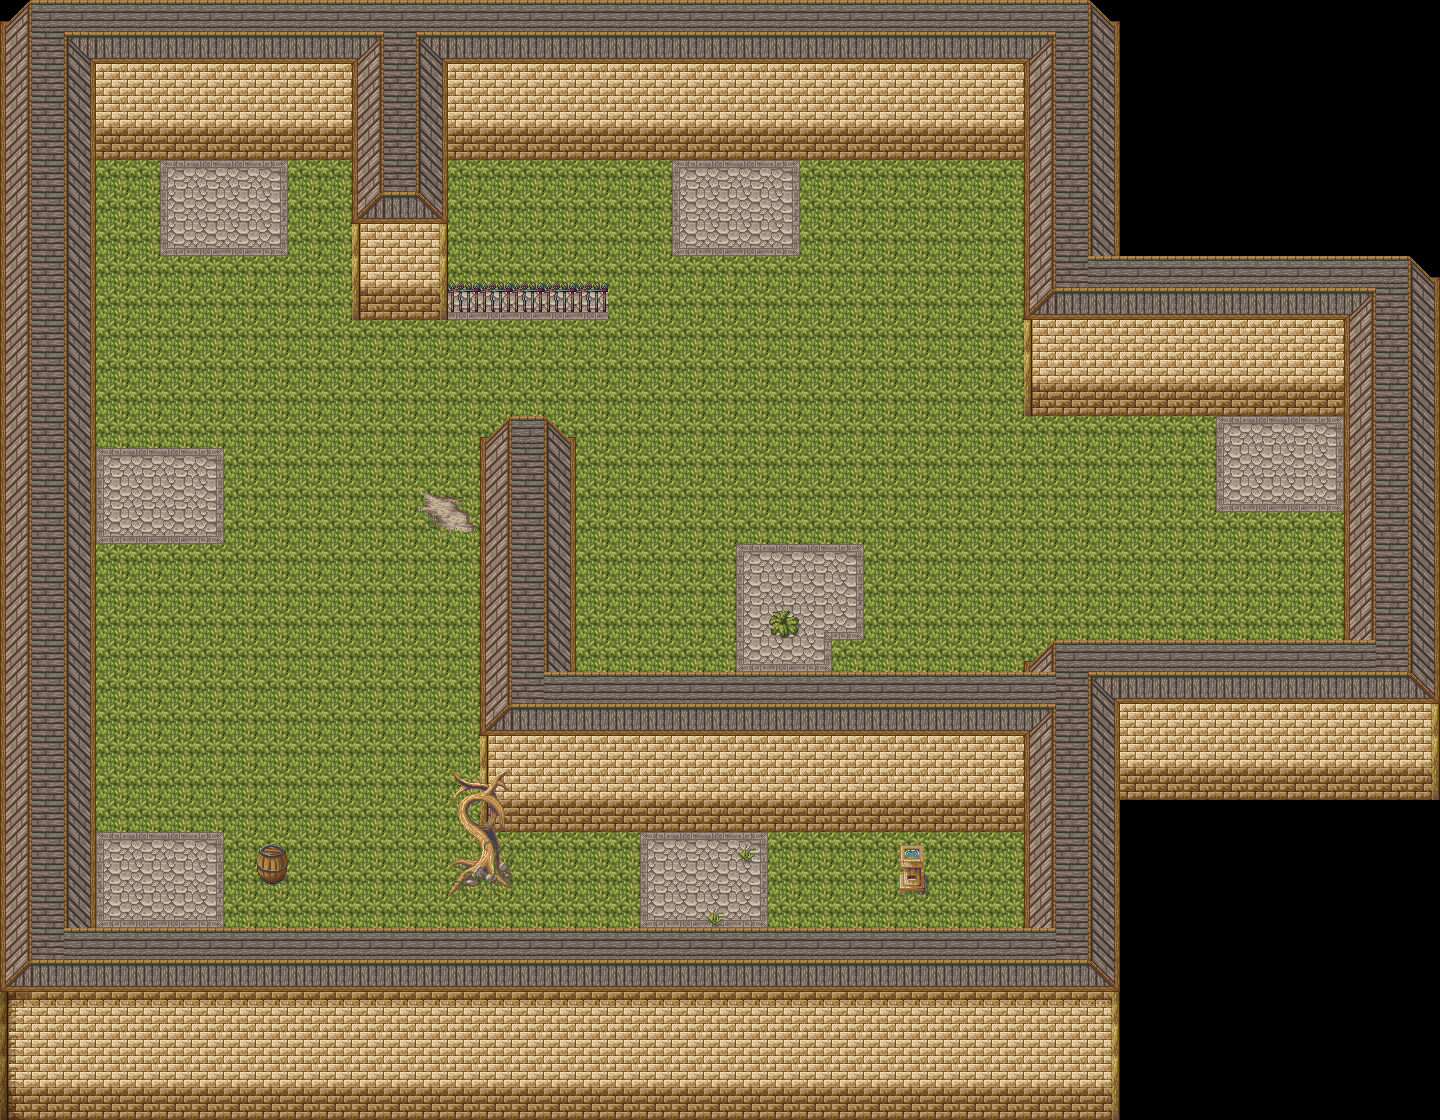

A 2D game scene composited from a Tiled map and its tileset images. What follows is a short description and the map's XML, with each tile layer's data collapsed to a summary:
An orthogonal 45x35 tile map with 32x32 px tiles, 11 tile layers (Ground, GroundCover, CollideWithPlayer, NoCollideInBackOfPlayer, ...), 1 hidden layer not drawn.

<map version="1.10" tiledversion="1.11.2" orientation="orthogonal" renderorder="right-down" width="45" height="35" tilewidth="32" tileheight="32" infinite="0" parallaxoriginx="0" parallaxoriginy="79" nextlayerid="18" nextobjectid="1">
 <editorsettings>
  <export target="test1.tmj" format="json" />
 </editorsettings>
 <tileset firstgid="1" source="magecity.tsx" />
 <layer id="7" name="Ground" width="45" height="35">
  <data>[1575 cells, 1323 non-empty, 14 distinct tile ids]</data>
 </layer>
 <layer id="9" name="GroundCover" width="45" height="35">
  <data>[1575 cells, 10 non-empty, 9 distinct tile ids]</data>
 </layer>
 <layer id="4" name="CollideWithPlayer" width="45" height="35">
  <data>[1575 cells, 668 non-empty, 23 distinct tile ids]</data>
 </layer>
 <layer id="8" name="NoCollideInBackOfPlayer" width="45" height="35">
  <data>[1575 cells, 114 non-empty, 8 distinct tile ids]</data>
 </layer>
 <layer id="10" name="NoCollideInBackOfPlayerCover" width="45" height="35">
  <data>[1575 cells, 0 non-empty, 0 distinct tile ids]</data>
 </layer>
 <layer id="6" name="NoCollideInFrontOfPlayer" width="45" height="35">
  <data>[1575 cells, 31 non-empty, 2 distinct tile ids]</data>
 </layer>
 <layer id="11" name="NoCollideInFrontOfPlayerCover" width="45" height="35">
  <data>[1575 cells, 0 non-empty, 0 distinct tile ids]</data>
 </layer>
 <layer id="13" name="NavMesh" width="45" height="35" visible="0">
  <data>[1575 cells, 639 non-empty, 1 distinct tile ids]</data>
 </layer>
 <layer id="16" name="cutb" width="45" height="35">
  <data>[1575 cells, 5 non-empty, 1 distinct tile ids]</data>
 </layer>
 <layer id="14" name="structure 1" width="45" height="35">
  <data>[1575 cells, 8 non-empty, 8 distinct tile ids]</data>
 </layer>
 <layer id="15" name="structure 1" width="45" height="35">
  <data>[1575 cells, 3 non-empty, 3 distinct tile ids]</data>
 </layer>
 <layer id="17" name="structure 2" width="45" height="35">
  <data>[1575 cells, 17 non-empty, 5 distinct tile ids]</data>
 </layer>
</map>
